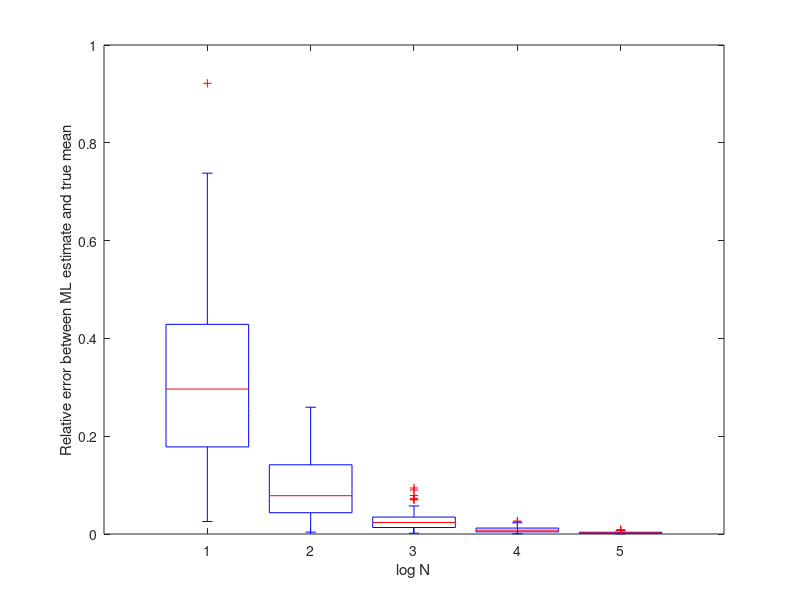
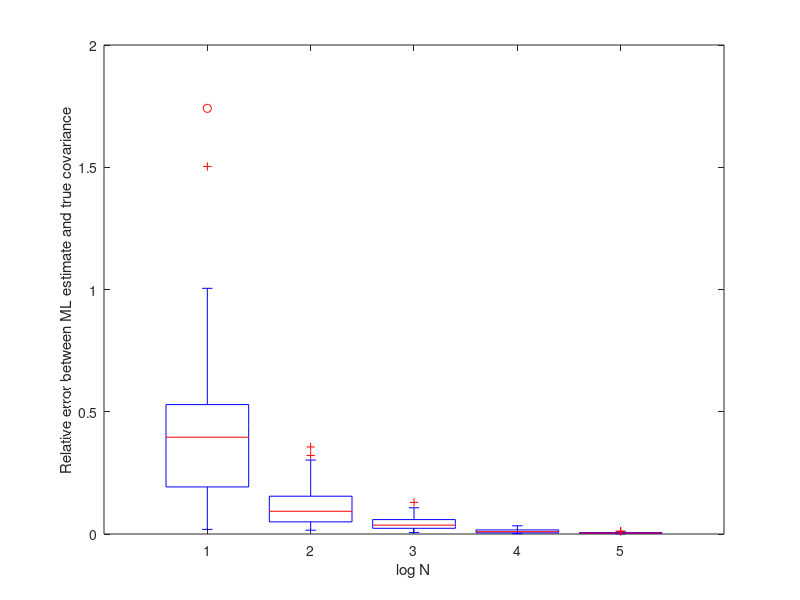

The MATLAB source for these figures, in order:
rng(5);
C = [1.6250 -1.9486; -1.9486 3.8750];
MU = [1 2]';
axis equal;
[V,D] = eig(C); % get eigenvectors and eigenvalues

A = V*(D^0.5); % as explained in report this is one possible A

ns = [10 10^2 10^3 10^4 10^5];

% the first coordinate represents each trial and the second coordinate
% represents the N we are considerinf
mean_boxplot_matrix = zeros(100, length(ns)); 
covariance_boxplot_matrix = zeros(100, length(ns));

for k = 1:length(ns)
   for m = 1:100
       n = ns(k); % current n
       standard_sample = randn(2, n); % vectorised sampling, sample is in a 2xN matrix
       % where every column is a sample
       sample = MU + A*standard_sample; % this gives a 2 x N matrix where every column is a sample

       mean_vector = [0 0]';
       for l=1:n
          mean_vector = mean_vector + sample(:, l); % this can be done using sum
          % but we have been instructed to use only eig and randn, with sum
          % this is a single line
       end
       mean_vector = mean_vector/n;
       
       error = norm(mean_vector - MU)/norm(MU);
       mean_boxplot_matrix(m, k) = error; % current error value at the mth trial for n
       
       sample = sample - mean_vector; % subtracted mean from sample (to center at origin)
       current_covariance = sample*sample'/n;
       % in the above line we are using the vectorised implementation for 
       % getting sample covariance. sample is 2xN, sample' is Nx2.
       % Multiplying these two matrices and dividing by N gives the
       % covariance (can be seen by multiplying them out on paper)
      
       
       error = norm(C - current_covariance, 'fro')/norm(C, 'fro');
       covariance_boxplot_matrix(m, k) = error;
   end
 
end

% below we plot using boxplot
figure(1);
boxplot(mean_boxplot_matrix);
xlabel("log N");
ylabel("Relative error between ML estimate and true mean");

figure(2);
boxplot(covariance_boxplot_matrix);
xlabel("log N");
ylabel("Relative error between ML estimate and true covariance");

